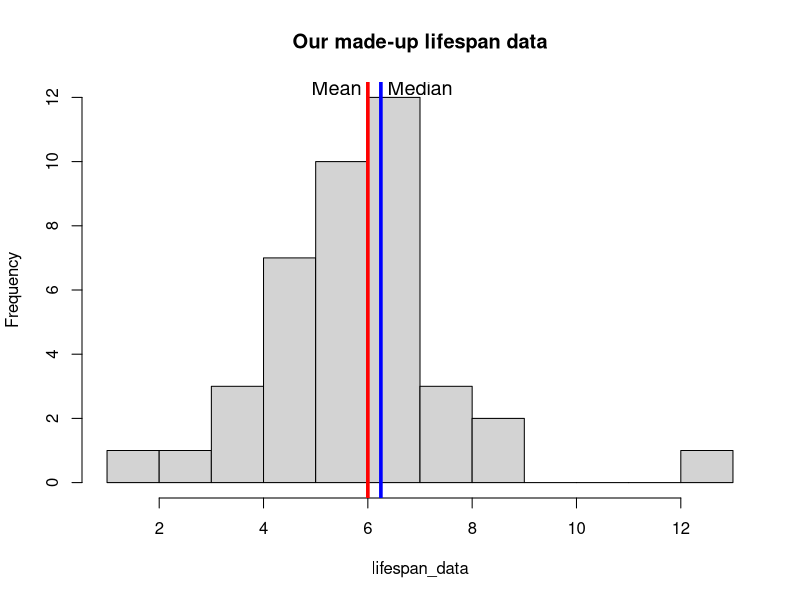

Source code (R):
###CODEBLOCK 2###

# Create some lifespan data
# Create lifespan data (40 values; n = 40)
lifespan_data <- c(1,3,4,4,4,5,5,5,5,5,5,5,6,6,6,6,6,6,6,6,6,6,7,7,7,7,7,7,7,7,7,7,7,7,8,8,8,9,9,13)

# How many lifespans?
length(lifespan_data)

# Calculate mean / average lifespan
mean(lifespan_data)

# Calculate median lifespan
median(lifespan_data)

# Maximum lifespan
max(lifespan_data)

# Plot
hist(lifespan_data, breaks = 15, main = "Our made-up lifespan data")
abline(v = mean(lifespan_data), col = "blue", lwd = 3.5, )
abline(v = median(lifespan_data), col = "red", lwd = 3.5)
text(5.4, 12.3, label = 'Mean', cex = 1.2)
text(7, 12.3, label = 'Median', cex = 1.2)

